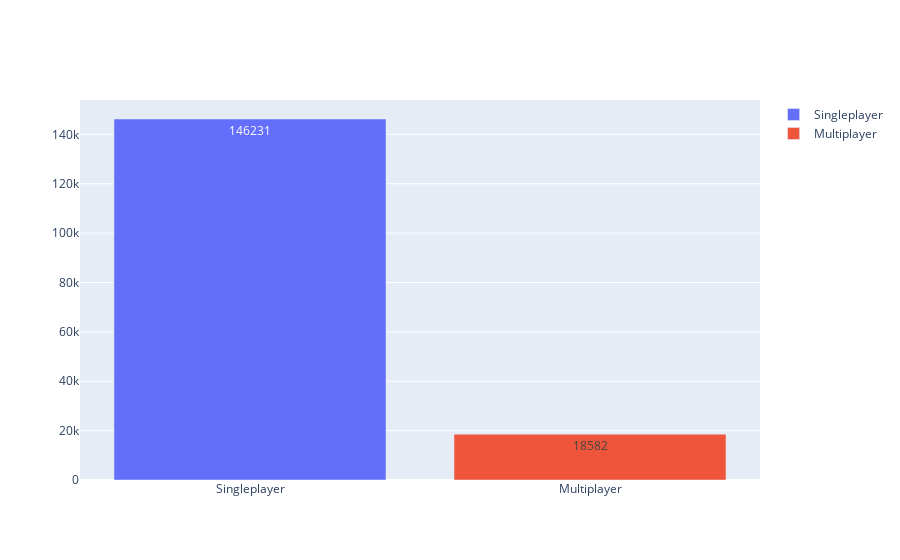

The cell this chart's notebook holds for it:
### Code cell
%matplotlib inline
import json
import numpy as np
import plotly.graph_objects as go
import cv2
from plotly.subplots import make_subplots
from IPython.display import Image
import sys
import os
sys.path.insert(0, '../../')
from data_loader import get_data_to_load, get_counterpart

# Load data first

multiplayer_countries_map = json.load(open('../02_listing/countries_map', encoding='utf8'))
singleplayer_pre_mapping_countries_map = json.load(open('../03_mapping/pre_mapping_countries_map', encoding='utf8'))
basenames_to_country_map = json.load(open('../03_mapping/pre_mapping_basenames_to_countries_map', encoding='utf8'))
variance_map = json.load(open('../04_data_cleaning/variance_map', encoding='utf8'))

list_files = get_data_to_load(loading_file='../04_data_cleaning/updated_data_list', file_location='../01_enriching/.data/', image_file_location='../../1_data_collection/.data/', allow_new_file_creation=False, from_remote_only=True, download_link='env', allow_file_location_env=True, allow_image_file_location_env=True, allow_json_file_location_env=True, limit=25, shuffle_seed=43)
list_basenames = [os.path.basename(x) for x in list_files]
list_basenames_set = set(list_basenames)
basenames_to_file_map = {x: y for x, y in zip(list_basenames, list_files)}

# filter only .png files from the list
images_to_country_map = {get_counterpart(k): v for k, v in basenames_to_country_map.items() if k in list_basenames_set}

# Combine image_to_country_map and variance_map (they have the same keys, but different kinds of values)
# into a single dictionary, where the values are tuples of the form (country, variance)
image_to_country_variance_map = {}
for key in images_to_country_map:
    image_to_country_variance_map[key] = (images_to_country_map[key], variance_map[key])
    
# Combine the two countries maps into a single dictionary, where the values are tuples of the form (multiplayer_country, singleplayer_country)
countries_map = {}
for key in set([*multiplayer_countries_map.keys(), *singleplayer_pre_mapping_countries_map.keys()]):
    countries_map[key] = (multiplayer_countries_map.get(key, np.nan), singleplayer_pre_mapping_countries_map.get(key, np.nan))
    
# Print number of singleplayer games and number of multiplayer games by summing all the values in the countries_map
singleplayer_games = sum(singleplayer_pre_mapping_countries_map.values())
multiplayer_games = sum(multiplayer_countries_map.values())

# Display in a fancy plotly plot (not a table but a bar chart with nice big labels of the final values
fig = go.Figure(data=[
    go.Bar(name='Singleplayer', x=['Singleplayer'], y=[singleplayer_games], text=[singleplayer_games], textposition='auto'),
    go.Bar(name='Multiplayer', x=['Multiplayer'], y=[multiplayer_games], text=[multiplayer_games], textposition='auto')
])

# Display the plot
fig.show()

### Figure 1 — Plotly figure (JSON) as saved in the notebook; plotly's stock layout.template omitted (floating-point values rounded to 4 significant figures)
{"data": [{"name": "Singleplayer", "text": ["146231"], "textposition": "auto", "type": "bar", "x": ["Singleplayer"], "y": [146231]}, {"name": "Multiplayer", "text": ["18582"], "textposition": "auto", "type": "bar", "x": ["Multiplayer"], "y": [18582]}], "layout": {}}
